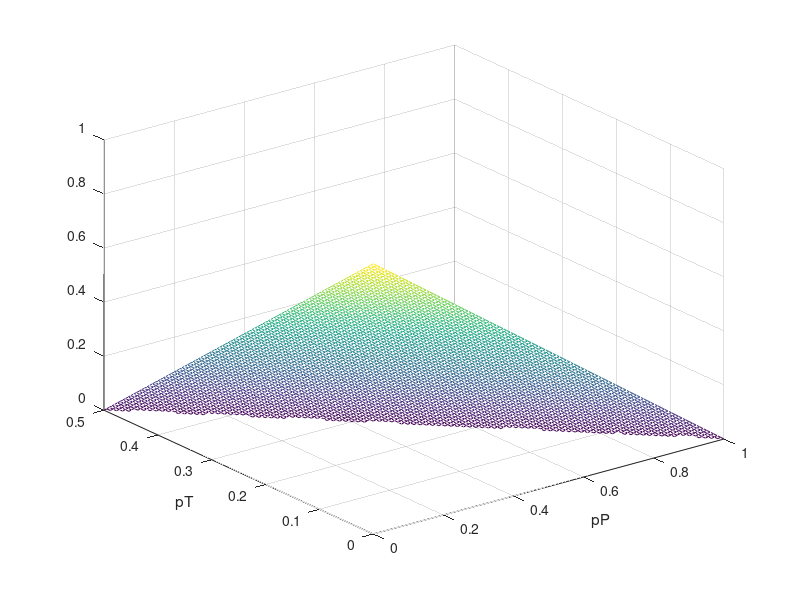

This chart was generated by the following MATLAB code: (Note: this script raises an error after producing the figure.)
a=3;b=2;
r=2;% Solo afecta el refuerzo por R para la imagen de refuerzos en funcion de frec CC y CD
pRR=1:-0.01:0;
pT=0:0.005:.5;
%%%%%%%%%%%%%%%%%%%%%%%%%%%%
pP=0:0.01:1;
pR=zeros(length(pT),length(pP));
for i=1:length(pT)
  pR(:,i)=1-pP'-2*pT(i);
endfor
pR(find(pR<0))=NaN;
figure;
meshgrid(pP,pT);
mesh(pP,pT,pR)
xlabel ("pP");
ylabel ("pT");
%%%%%%%%%%%%%%%%%%%%%%%%%%%% xR(1:10,100)  find(xR(1:10,100)>=0)
I=zeros(length(pT),length(pR));
I(:,:)=NaN;
R=zeros(length(pT),length(pR));
R(:,:)=NaN;
T=zeros(length(pT),length(pR));
T(:,:)=NaN;
for i=2:length(pRR)
  %[x y]=find(pR<=pRR(i-1)  & pR>=pRR(i));
  [x y]=find(pR<=pRR(i)*1.1  & pR>=pRR(i)*0.99);
  I(i,y)= (2*pRR(i)+(a-b+2).*pT(y)-1) ./ ((a+b-2).*pT(y)+1);
  R(i,y)=r*pRR(i)+a*pT(y);%                                            ACA afecta
  T(i,y)=(1-pRR(i))+(b-2)*pT(y);
endfor
%figure;hold on;
%[xx, yy] = meshgrid (1:-0.01:0, pT);
%surf(1:-0.01:0, pT,R');
%xlabel ("prob(pCC)");colormap(jet);
%ylabel ("prob(pCD)");
%zlabel ("R");title ("Indice con a=2 b=2");
%%figure;[xx, yy] = meshgrid (1:-0.01:0, pT);
%surf(1:-0.01:0, pT,-T');
%xlabel ("prob(pCC)");colormap(jet);
%ylabel ("prob(pCD)");
%zlabel ("T");title ("Indice con a=2 b=2");
%%figure;[xx, yy] = meshgrid (1:-0.01:0, pT);
%surf(1:-0.01:0, pT,I');
%colormap(jet);
%xlabel ("prob(pCC)");
%ylabel ("prob(pCD)");
%zlabel ("I");title ("Indice con a=2 b=2");

load("frecuencias_RTPS_T5R2")
T_mean5=T_mean;
R_mean5=R_mean;
P_mean5=P_mean;
S_mean5=S_mean;
load("frecuencias_RTPS_T3R2")
T_mean3=T_mean;
R_mean3=R_mean;
P_mean3=P_mean;
S_mean3=S_mean;
load("../Experimento---iPD/ExtraerDatos/frecuencias_RTPS_T2R2")

figure;hold on;
[xx, yy] = meshgrid (1:-0.01:0, pT);
%surf(1:-0.01:0, pT,(R-T)');
%%%%%surf(1:-0.01:0, pT,((R)./(T-.5))');
%surf(1:-0.01:0, pT,(R./(T+.5).^2)');
%surf((R(20:end,20:end)./T(20:end,20:end))');
xlabel ("prob(pCC)");colormap(jet);
ylabel ("prob(pCD)");
title(strcat("a=",num2str(a)));
%surf(1:-0.01:0, pT,-T');
%surf(1:-0.01:0, pT,I');
imagesc(1:-0.01:0, pT,(R'))
caxis([0 2.5])
colorbar;
if a==5
  plot((R_mean5([1 3 4])),(T_mean5([1 3 4])),'ok','MarkerSize',10,'linewidth',3)
  plot(mean(R_mean5([1 3 4])),mean(T_mean5([1 3 4])),'og','MarkerSize',10,'linewidth',3)
%  errorbar(mean(R_mean5([1 3 4])),mean(T_mean5([1 3 4])),sem(R_mean5([1 3 4])),-sem(R_mean5([1 3 4])),...
%                                                         sem(T_mean5([1 3 4])),-sem(T_mean5([1 3 4])),'.k');
  h=errorbar(mean(R_mean5([1 3 4])),mean(T_mean5([1 3 4])),sem(R_mean5([1 3 4])),sem(T_mean5([1 3 4])),'~>g');
  set(h,'linewidth',3);
  %plot((R_mean3([2 5 6])),(T_mean3([2 5 6])),'or','MarkerSize',10,'linewidth',3)             ,'~>r'
elseif a==3
  plot((R_mean3([1 2 3 4 5 6])),(T_mean3([1 2 3 4 5 6])),'ok','MarkerSize',10,'linewidth',3)
  plot(mean(R_mean3([1  3 4])),mean(T_mean3([1  3 4])),'om','MarkerSize',10,'linewidth',3)
  h=errorbar(mean(R_mean3([1 2 3 4 5 6])),mean(T_mean3([1 2 3 4 5 6])),sem(R_mean3([1 2 3 4 5 6])),sem(T_mean3([1 2 3 4 5 6])),'~>m');
  set(h,'linewidth',3);
else
  %load("../Experimento---iPD/ExtraerDatos/frecuencias_RTPS_T2R2")
  plot((R_mean([1 3 7 8 9 10 11 12])),(T_mean([1 3 7 8 9 10 11 12])),'ok','MarkerSize',10,'linewidth',3)
  plot(mean(R_mean([1 3 7 8 9 10 11 12])),mean(T_mean([1 3 7 8 9 10 11 12])),'ob','MarkerSize',10,'linewidth',3)
  h=errorbar(mean(R_mean([1 3 7 8 9 10 11 12])),mean(T_mean([1 3 7 8 9 10 11 12])),sem(R_mean([1 3 7 8 9 10 11 12])),sem(T_mean([1 3 7 8 9 10 11 12])),'~>b');
  set(h,'linewidth',3);
endif




%figure;hold on;
%%plot(R_mean5([2 5 6 ]),P_mean5([2 5 6]),'og','MarkerSize',10,'linewidth',3)
%plot(R_mean5([1 3 4 ]),T_mean5([1 3 4]),'ok','MarkerSize',10,'linewidth',3)
%plot((R_mean3([2 5 6])),(T_mean3([2 5 6])),'or','MarkerSize',10,'linewidth',3)
%plot((R_mean([1 3 7 8 9 10 11 12])),(T_mean([1 3 7 8 9 10 11 12])),'om','MarkerSize',10,'linewidth',3)
%auxR=mean([R_mean5([1 3 4 ]),R_mean3([2 5 6])]);
%auxT=mean([T_mean5([1 3 4 ]),T_mean3([2 5 6])]);
%plot(auxR,auxT,'*k','MarkerSize',20,'linewidth',3)
%plot(mean(R_mean([1 3 7 8 9 10 11 12])),mean(T_mean([1 3 7 8 9 10 11 12])),'*m','MarkerSize',20,'linewidth',3)
%ylabel("CD");
%xlabel("CC");

%figure;
%bar([mean(P_mean5([2 5 6])) mean(P_mean([1 3 7 8 9 10 11 12])) mean(P_mean3([1 3 4])) mean([P_mean5([1 3 4]),P_mean3([2 5 6])])] )